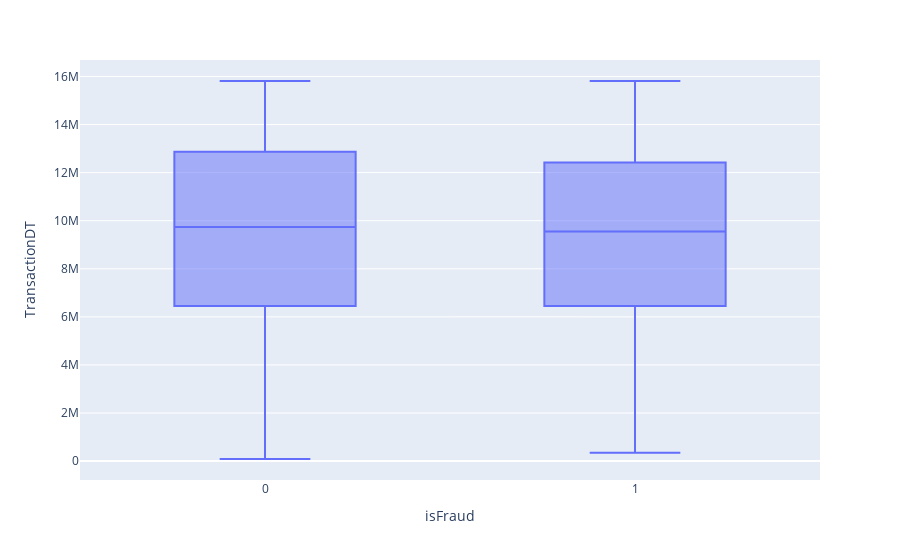

The notebook cell saved with this chart:
### Code cell
px.box(train_full_post, x="isFraud", y="TransactionDT")

### Figure 1 — Plotly figure (JSON) as saved in the notebook; plotly's stock layout.template omitted (floating-point values rounded to 4 significant figures; data arrays with more than 128 entries replaced by an {"elided": "..."} marker saying what was removed)
{"data": [{"alignmentgroup": "True", "hovertemplate": "isFraud=%{x}<br>TransactionDT=%{y}<extra></extra>", "legendgroup": "", "marker": {"color": "#636efa"}, "name": "", "notched": false, "offsetgroup": "", "orientation": "v", "showlegend": false, "type": "box", "x": {"elided": "40737 int values"}, "x0": " ", "xaxis": "x", "y": {"elided": "40737 int values"}, "y0": " ", "yaxis": "y"}], "layout": {"boxmode": "group", "legend": {"tracegroupgap": 0}, "margin": {"t": 60}, "xaxis": {"anchor": "y", "domain": [0, 1], "title": {"text": "isFraud"}}, "yaxis": {"anchor": "x", "domain": [0, 1], "title": {"text": "TransactionDT"}}}}
